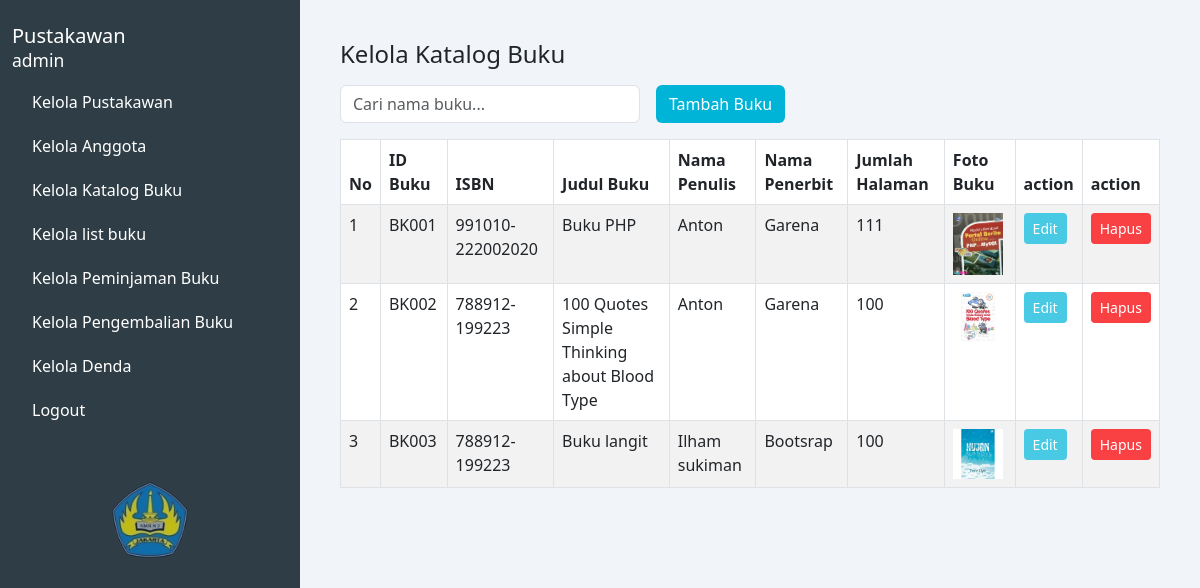
The page /kelola_katalog.php on the database its author committed.
### tables this page shows
CREATE TABLE `data_buku` (
  `id_buku` varchar(11) NOT NULL,
  `judul_buku` varchar(255) NOT NULL,
  `isbn` varchar(255) NOT NULL,
  `nama_penulis` varchar(255) NOT NULL,
  `nama_penerbit` varchar(255) NOT NULL,
  `jumlah_halaman` int(11) NOT NULL,
  `foto` longblob DEFAULT NULL
);

### kelola_katalog.php (the view, shortened to what this page needs)
<?php
$koneksi = mysqli_connect("localhost", "root", "", "perpustakaan");
$query_select_buku = "SELECT * FROM data_buku";
?>
<!DOCTYPE html>
<html lang="en">
<head>
  <link href="https://cdn.jsdelivr.net/npm/bootstrap@5.3.0/dist/css/bootstrap.min.css" rel="stylesheet" />
</head>
<body>
<div class="container-fluid">
  <div class="row">
      <nav class="col-md-3 d-none d-md-block sidebar min-vh-100 position-relative">
        <h5 class="pt-4">Pustakawan<br /><small>admin</small></h5>
        <a href="kelola_pustakawan.php">Kelola Pustakawan</a>
        <a href="kelola_anggota.php">Kelola Anggota</a>
        <a href="kelola_katalog.php">Kelola Katalog Buku</a>
        <a href="kelola_list_buku.php">Kelola list buku</a>
        <a href="kelola_peminjaman.php">Kelola Peminjaman Buku</a>
        <a href="kelola_pengembalian.php">Kelola Pengembalian Buku</a>
        <a href="denda_kelola.php">Kelola Denda</a>
        <a href="logout.php">Logout</a>
        <div class="image-box text-center mt-5">
          <img src="assets/logo_sekolah.png" alt="icon" />
        </div>
      </nav>
    <main class="col-md-9 col-12 main-content">
      <h4>Kelola Katalog Buku</h4>
      <div class="d-flex flex-wrap gap-2 align-items-center mb-3 mt-3">
        <input type="text" id="searchInput" class="form-control form-control-md me-2" placeholder="Cari nama buku..." style="max-width: 300px;" oninput="filterTable()" />
        <button class="btn btn-tambah btn-md" data-bs-toggle="modal" data-bs-target="#tambahKatalogModal">Tambah Buku</button>
      </div>
      <div class="table-responsive">
        <table class="table table-bordered table-striped" id="KatalogTable"> <thead>
            <tr>
              <th>No</th>
              <th>ID Buku</th>
              <th>ISBN</th>
              <th>Judul Buku</th>
              <th>Nama Penulis</th>
              <th>Nama Penerbit</th>
              <th>Jumlah Halaman</th>
              <th>Foto Buku</th>
              <th>action</th>
              <th>action</th>
            </tr>
          </thead>
          <tbody>
            <?php
            $no = 1;
            $result = mysqli_query($koneksi, $query_select_buku);
            if (mysqli_num_rows($result) > 0) {
                while ($row = mysqli_fetch_assoc($result)) {
                  echo "<tr>";
                  echo "<td>" . $no++ . "</td>";
                  echo "<td>" . htmlspecialchars($row['id_buku']) . "</td>";
                  echo "<td>" . htmlspecialchars($row['isbn']) . "</td>";
                  echo "<td>" . htmlspecialchars($row['judul_buku']) . "</td>";
                  echo "<td>" . htmlspecialchars($row['nama_penulis']) . "</td>";
                  echo "<td>" . htmlspecialchars($row['nama_penerbit']) . "</td>";
                  echo "<td>" . htmlspecialchars($row['jumlah_halaman']) . "</td>";
                  echo "<td><img src='" . htmlspecialchars($row['foto']) . "' alt='Foto Buku' style='width: 50px; height: auto;'></td>";
                  echo '<td>
                                <button class="btn btn-sm btn-edit" data-bs-toggle="modal" data-bs-target="#editKatalogModal"
                                    data-id="' . htmlspecialchars($row['id_buku']) . '"
                                    data-isbn="' . htmlspecialchars($row['isbn']) . '"
                                    data-judul_buku="' . htmlspecialchars($row['judul_buku']) . '"
                                    data-nama_penulis="' . htmlspecialchars($row['nama_penulis']) . '"
                                    data-nama_penerbit="' . htmlspecialchars($row['nama_penerbit']) . '"
                                    data-jumlah_halaman="' . htmlspecialchars($row['jumlah_halaman']) . '"
                                    data-foto="' . htmlspecialchars($row['foto']) . '">Edit</button>
                              </td>';
                  echo '<td>
                                <button class="btn btn-sm btn-delete" data-bs-toggle="modal" data-bs-target="#hapusKatalogModal" data-id="' . htmlspecialchars($row['id_buku']) . '">Hapus</button>
                              </td>';
                  echo "</tr>";
                }
            } else {
                echo "<tr><td colspan='10' class='text-center'>Tidak ada data buku.</td></tr>";
            }
            ?>
          </tbody>
        </table>
      </div>
    </main>
  </div>
</div>
</body>
</html>

### kelola_katalog.php (style rules this page uses)
body { background-color: #f1f5f9; }
.sidebar { background-color: #2f3e46; color: white; }
.sidebar a { display: block; color: white; padding: 10px 20px; text-decoration: none; }
.sidebar .image-box img { width: 80px; opacity: 0.7; }
.main-content { padding: 40px; }
.table thead { background-color: #f8f9fa; }
.btn-edit { background-color: #48cae4; color: white; }
.btn-delete { background-color: #f94144; color: white; }
.btn-tambah { background-color: #00b4d8; color: white; }

### rows shown on the page
data_buku: id_buku "BK001", isbn "991010-222002020", judul_buku "Buku PHP", nama_penulis "Anton", nama_penerbit "Garena", jumlah_halaman "111", foto (picture)
data_buku: id_buku "BK002", isbn "788912-199223", judul_buku "100 Quotes Simple Thinking about Blood Type", nama_penulis "Anton", nama_penerbit "Garena", jumlah_halaman "100", foto (picture)
data_buku: id_buku "BK003", isbn "788912-199223", judul_buku "Buku langit", nama_penulis "Ilham sukiman", nama_penerbit "Bootsrap", jumlah_halaman "100", foto (picture)
